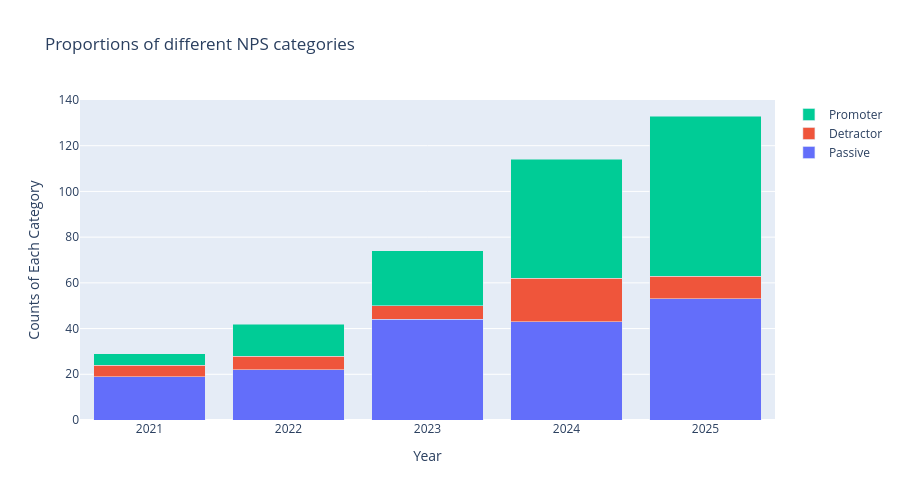

Notebook code cell kept with this figure:
### Code cell
fig = go.Figure()

for cat in NPSPerYEAR['nps_category'].unique():
    subset = NPSPerYEAR[NPSPerYEAR['nps_category'] == cat]
    fig.add_trace(
        go.Bar(
            x=subset['YEAR'],
            y=subset['count'],
            name=cat,
        )
    )

fig.update_layout(
    title='Proportions of different NPS categories',
    xaxis_title='Year',
    yaxis_title='Counts of Each Category',
    barmode = 'stack',
    height=500
)

fig.show()

### Figure 1 — Plotly figure (JSON) as saved in the notebook; plotly's stock layout.template omitted (floating-point values rounded to 4 significant figures)
{"data": [{"name": "Passive", "type": "bar", "x": [2021, 2022, 2023, 2024, 2025], "y": [19, 22, 44, 43, 53]}, {"name": "Detractor", "type": "bar", "x": [2021, 2022, 2023, 2024, 2025], "y": [5, 6, 6, 19, 10]}, {"name": "Promoter", "type": "bar", "x": [2021, 2022, 2023, 2024, 2025], "y": [5, 14, 24, 52, 70]}], "layout": {"barmode": "stack", "height": 500, "title": {"text": "Proportions of different NPS categories"}, "xaxis": {"title": {"text": "Year"}}, "yaxis": {"title": {"text": "Counts of Each Category"}}}}
